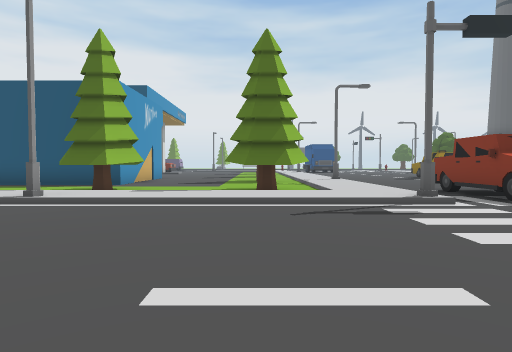
View 1 (above)

24 first-person views from a walk through a scene from a Unity 3-D project. The camera is 1.2 m above the floor, tilts 2° down and sees 75° across. The floor is counted in squares, 2 m on a side. Each view is taken from the middle of a square. On the plan, view 1 faces up. The plan holds only what a view shows up to about 10 squares ahead; the rest is blank. The place goes on beyond the plan. The player is left out.

View 2
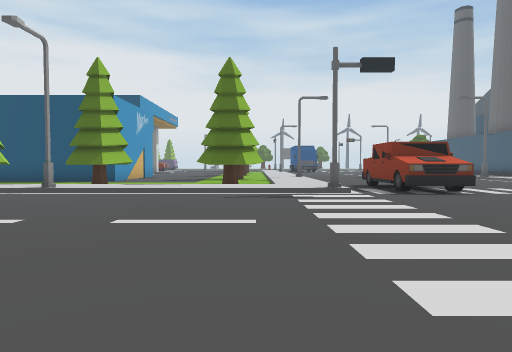

View 3
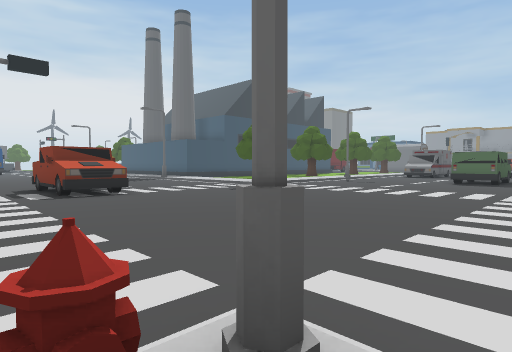

View 4
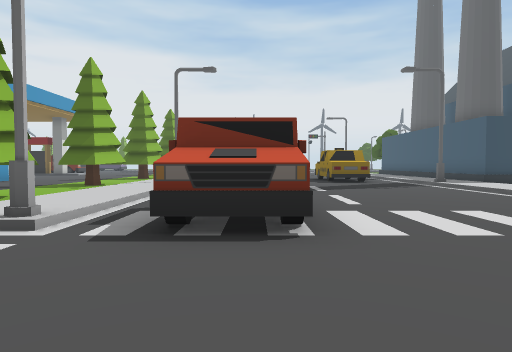

View 5
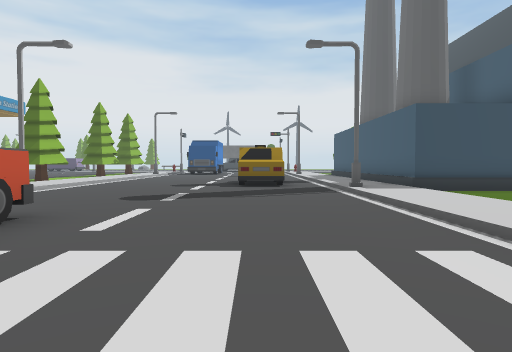

View 6
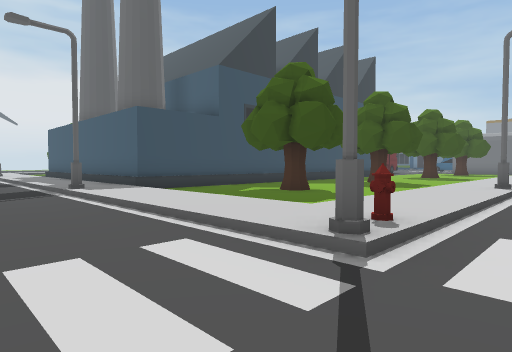

View 7
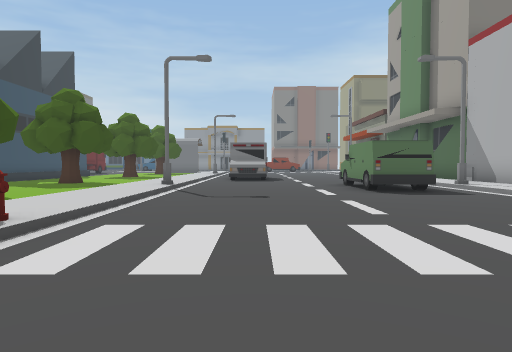

View 8
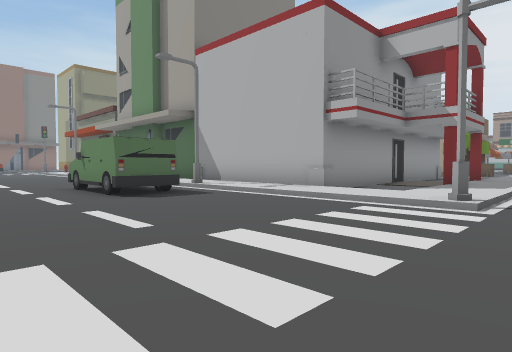

View 9
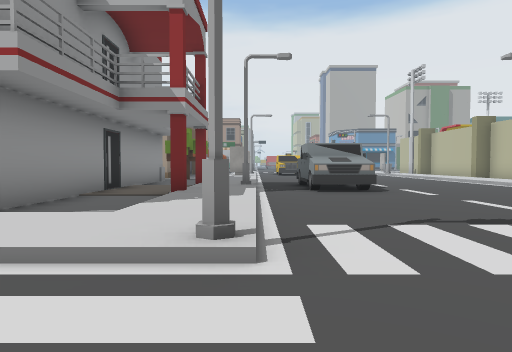

View 10
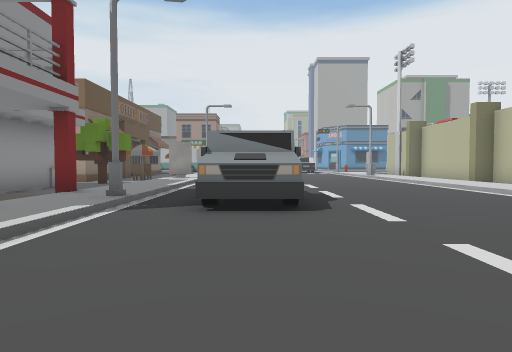

View 11
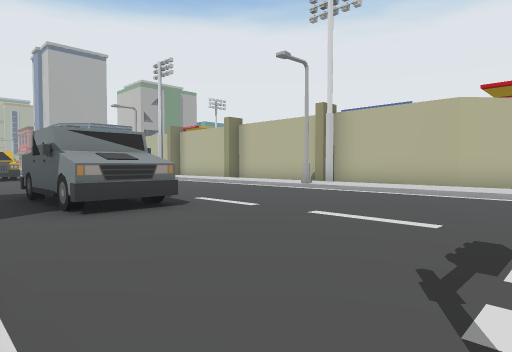

View 12
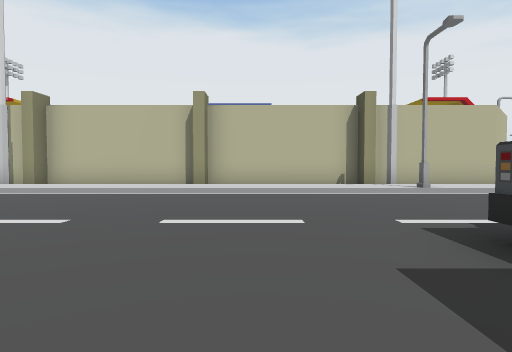

View 13
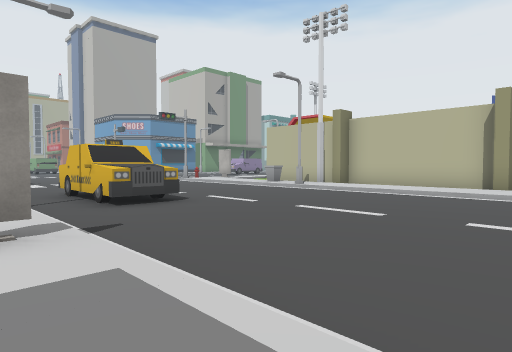

View 14
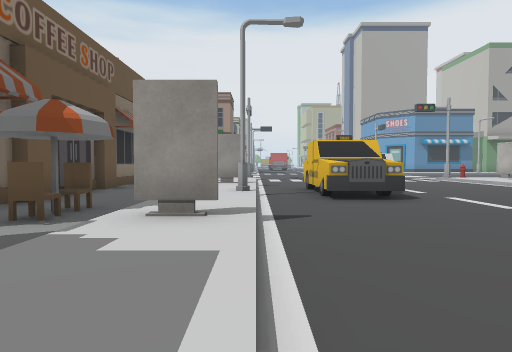

View 15
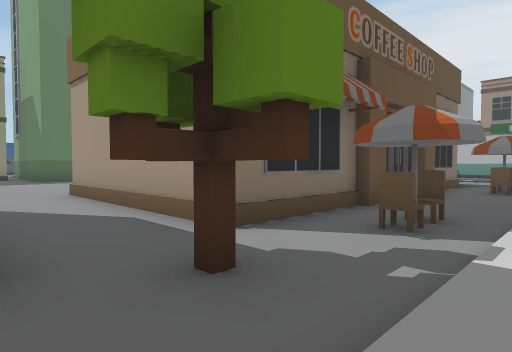

View 16
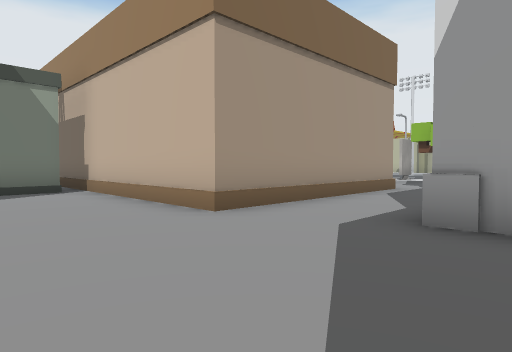

View 17
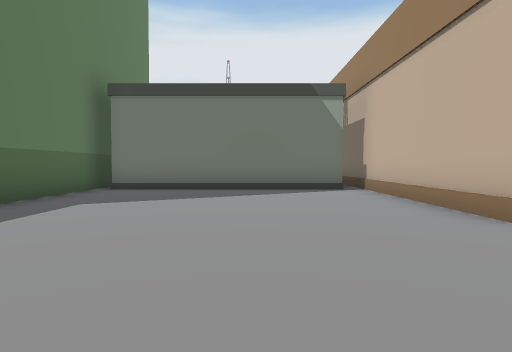

View 18
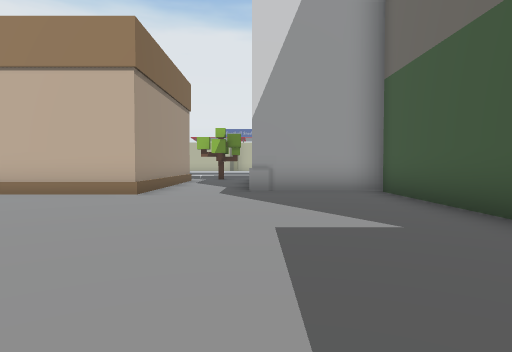

View 19
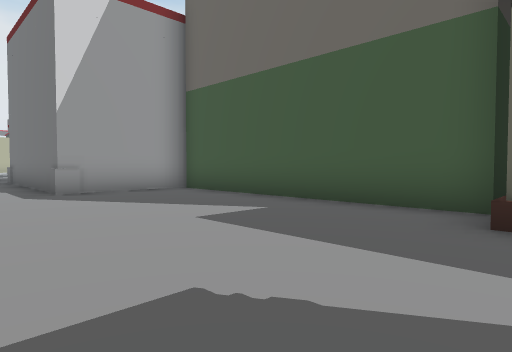

View 20
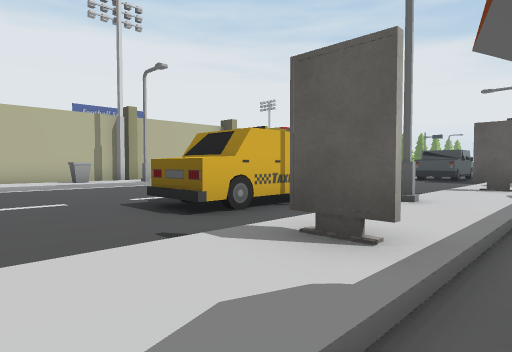

View 21
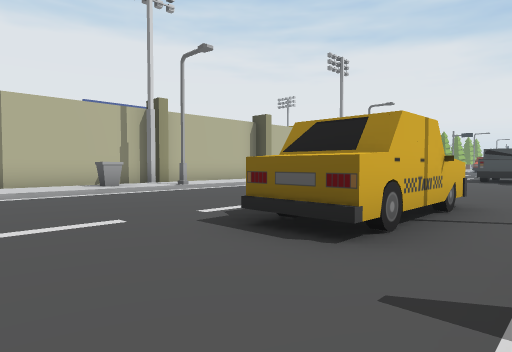

View 22
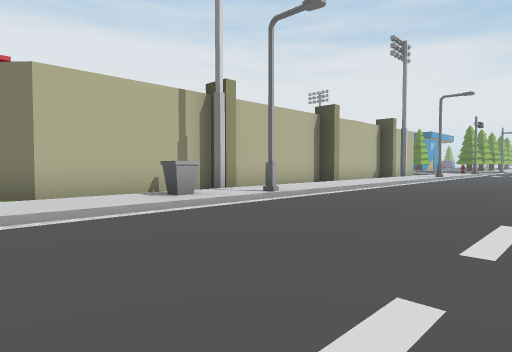

View 23
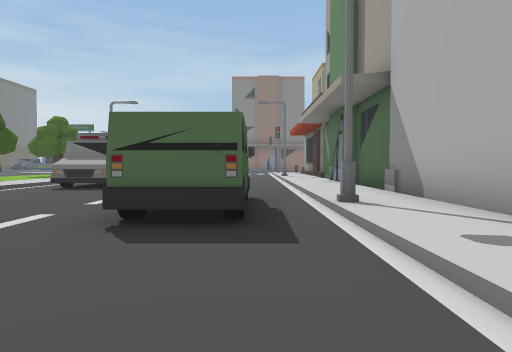

View 24
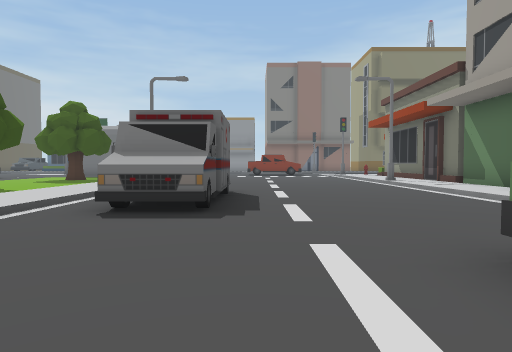

### Floor plan
Key: @ floor where view 1 was taken; # wall or solid block; . main floor; : floor 0.25 m higher than the main floor; / step, stairs or slope; T tree; S streetlight; H hydrant; B building; O other object.
Columns run from 3 left of view 1 to 26 right of it. Each row starts with its distance up from view 1.
 15              /:B
 14      :/....OO/:BBBB
 13      :/....OO/:BBBB
 12   .TT:/....../:BBBB
 11  ..TT:S......S:....
 10 .....:/....../:....
  9 .....:/....../:..T....T    T..
  8 T..TT:/.O..../:.......     ...
  7 T  TT:/OO..../:.......     .
  6 ::::::/OO..../::::::::::::::
  5 S//////OO..../H////S///////
  4 .......................OO
  3 .......................OOOO..
  2  .............................
  1  .............................
  0   .@..............OOOO........
 -1    ................OOO........
 -2     /H/......#/////S/////////
 -3      :/....../::::::::::::::::
 -4      :/....../:..#####BBBBBBBB
 -5    # :/....../:..#
 -6    # :/....../:..#
 -7    # :/....O./#..#
 -8    # :S....OOS:..#
 -9    ##:/.... O/#..#   #BBBBBB
-10    # :/....OO/:..#   #.......B
-11    # :/....../:..#   #........
-12    # :/....../:..#####........
-13    # :/....../:TT.............
-14    ##:/....../:...............
-15    # :/....../O..######......
-16    # :/....../:O.#    #......B
-17    # :/....../:..#    #......B
-18    ##:S....OOS:..#    #......B
-19    # :/....OO/:..#    #######B
-20    # O/....OO/:..#    #      B
-21    # :/....../O..#    #      B
-22    # :/....../:O.#
-23       /....../:..#

Where each view was taken, in squares from view 1:
view 1: 0 up, 0 right, facing up
view 2: 2 down, 1 right, facing up
view 3: 3 down, 2 right, facing up-right
view 4: 2 up, 5 right, facing up
view 5: 4 up, 8 right, facing up
view 6: 4 up, 8 right, facing up-right
view 7: 3 up, 8 right, facing right
view 8: 3 up, 9 right, facing down-right
view 9: 0 up, 10 right, facing down
view 10: 3 down, 8 right, facing down
view 11: 3 down, 10 right, facing down-left
view 12: 12 down, 10 right, facing left
view 13: 12 down, 11 right, facing down-left
view 14: 12 down, 10 right, facing down
view 15: 12 down, 11 right, facing down-right
view 16: 11 down, 22 right, facing down-left
view 17: 11 down, 22 right, facing down
view 18: 12 down, 26 right, facing left
view 19: 14 down, 26 right, facing up-left
view 20: 23 down, 12 right, facing up-left
view 21: 23 down, 10 right, facing up-left
view 22: 23 down, 7 right, facing up-left
view 23: 1 down, 12 right, facing right
view 24: 2 up, 16 right, facing right
